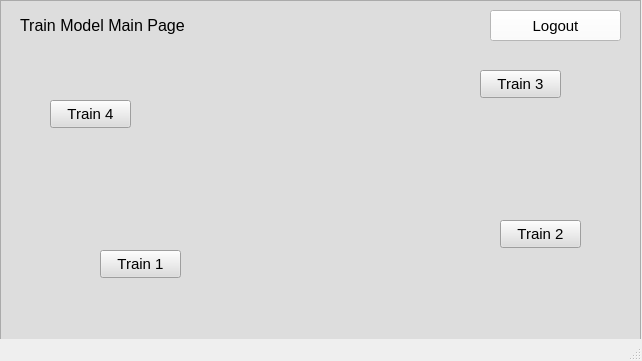
<?xml version="1.0" encoding="UTF-8"?>
<ui version="4.0">
 <class>MainWindow</class>
 <widget class="QMainWindow" name="MainWindow">
  <property name="geometry">
   <rect>
    <x>0</x>
    <y>0</y>
    <width>642</width>
    <height>361</height>
   </rect>
  </property>
  <property name="windowTitle">
   <string>MainWindow</string>
  </property>
  <widget class="QWidget" name="centralwidget">
   <widget class="QFrame" name="frame">
    <property name="geometry">
     <rect>
      <x>0</x>
      <y>0</y>
      <width>641</width>
      <height>341</height>
     </rect>
    </property>
    <property name="styleSheet">
     <string notr="true">background-color: rgb(221, 221, 221);
border-color: rgb(0, 0, 0);</string>
    </property>
    <property name="frameShape">
     <enum>QFrame::StyledPanel</enum>
    </property>
    <property name="frameShadow">
     <enum>QFrame::Raised</enum>
    </property>
    <widget class="QLabel" name="map">
     <property name="geometry">
      <rect>
       <x>10</x>
       <y>50</y>
       <width>621</width>
       <height>281</height>
      </rect>
     </property>
     <property name="text">
      <string/>
     </property>
     <property name="pixmap">
      <pixmap>newPrefix/Train Map.png</pixmap>
     </property>
    </widget>
    <widget class="QPushButton" name="train_button_4">
     <property name="geometry">
      <rect>
       <x>50</x>
       <y>100</y>
       <width>81</width>
       <height>28</height>
      </rect>
     </property>
     <property name="font">
      <font>
       <pointsize>11</pointsize>
      </font>
     </property>
     <property name="text">
      <string>Train 4</string>
     </property>
     <property name="iconSize">
      <size>
       <width>20</width>
       <height>20</height>
      </size>
     </property>
    </widget>
    <widget class="QPushButton" name="train_button_3">
     <property name="geometry">
      <rect>
       <x>480</x>
       <y>70</y>
       <width>81</width>
       <height>28</height>
      </rect>
     </property>
     <property name="font">
      <font>
       <pointsize>11</pointsize>
      </font>
     </property>
     <property name="text">
      <string>Train 3</string>
     </property>
     <property name="iconSize">
      <size>
       <width>20</width>
       <height>20</height>
      </size>
     </property>
    </widget>
    <widget class="QPushButton" name="train_button_2">
     <property name="geometry">
      <rect>
       <x>500</x>
       <y>220</y>
       <width>81</width>
       <height>28</height>
      </rect>
     </property>
     <property name="font">
      <font>
       <pointsize>11</pointsize>
      </font>
     </property>
     <property name="text">
      <string>Train 2</string>
     </property>
     <property name="iconSize">
      <size>
       <width>20</width>
       <height>20</height>
      </size>
     </property>
    </widget>
    <widget class="QPushButton" name="train_button_1">
     <property name="geometry">
      <rect>
       <x>100</x>
       <y>250</y>
       <width>81</width>
       <height>28</height>
      </rect>
     </property>
     <property name="font">
      <font>
       <pointsize>11</pointsize>
      </font>
     </property>
     <property name="text">
      <string>Train 1</string>
     </property>
     <property name="iconSize">
      <size>
       <width>20</width>
       <height>20</height>
      </size>
     </property>
    </widget>
    <widget class="QPushButton" name="logout_button_map">
     <property name="geometry">
      <rect>
       <x>490</x>
       <y>10</y>
       <width>131</width>
       <height>31</height>
      </rect>
     </property>
     <property name="sizePolicy">
      <sizepolicy hsizetype="Minimum" vsizetype="Minimum">
       <horstretch>0</horstretch>
       <verstretch>0</verstretch>
      </sizepolicy>
     </property>
     <property name="minimumSize">
      <size>
       <width>0</width>
       <height>0</height>
      </size>
     </property>
     <property name="maximumSize">
      <size>
       <width>1347</width>
       <height>16777215</height>
      </size>
     </property>
     <property name="font">
      <font>
       <pointsize>11</pointsize>
      </font>
     </property>
     <property name="styleSheet">
      <string notr="true">background-color: rgb(255, 255, 255);</string>
     </property>
     <property name="text">
      <string>Logout</string>
     </property>
     <property name="iconSize">
      <size>
       <width>20</width>
       <height>20</height>
      </size>
     </property>
    </widget>
    <widget class="QLabel" name="label">
     <property name="geometry">
      <rect>
       <x>20</x>
       <y>10</y>
       <width>203</width>
       <height>31</height>
      </rect>
     </property>
     <property name="font">
      <font>
       <pointsize>12</pointsize>
      </font>
     </property>
     <property name="text">
      <string>Train Model Main Page</string>
     </property>
    </widget>
   </widget>
  </widget>
  <widget class="QStatusBar" name="statusbar"/>
 </widget>
 <resources/>
 <connections/>
</ui>
